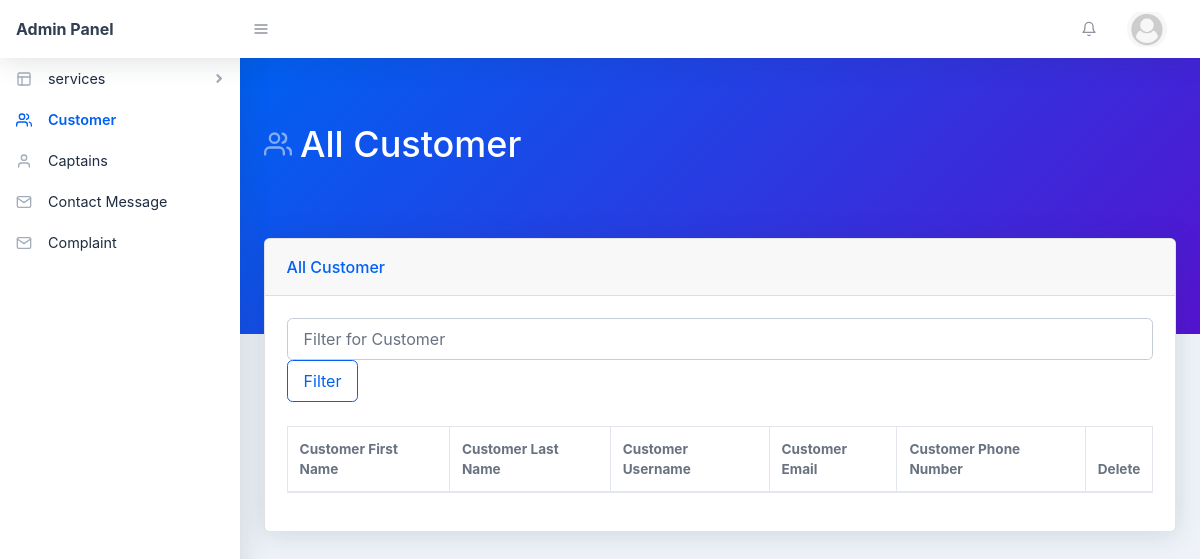
/admin/customer.php, run on an earlier commit of the app's database.
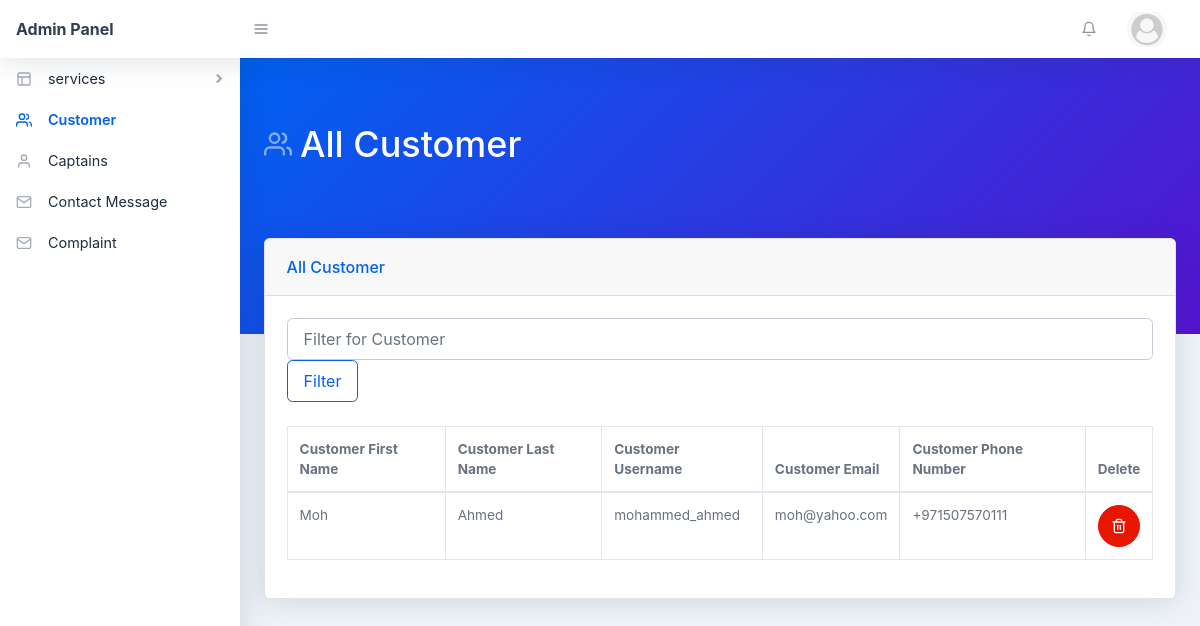
And on a later commit of the database.
### tables this page shows
CREATE TABLE `customer` (
  `customerusername` varchar(25) NOT NULL,
  `firstname` varchar(25) NOT NULL,
  `lastname` varchar(25) NOT NULL,
  `password` varchar(25) NOT NULL,
  `email` varchar(50) NOT NULL,
  `phonenumber` varchar(13) NOT NULL,
  `dob` date NOT NULL,
  `image` varchar(255) NOT NULL
);

### admin/customer.php (the view, shortened to what this page needs)
<?php
include 'include/header.php';
if (isset($_POST['search'])) {
    $valueToSearch = $_POST['valueToSearch'];
    $query =
    "SELECT * FROM `customer` WHERE CONCAT(`customerusername`,`firstname`,`lastname`)  LIKE '%" . $valueToSearch . "%'";
    $search_result = filterTable($query);
} else {
    $query = "SELECT customerusername,firstname,lastname,email,phonenumber FROM customer";
    $search_result = filterTable($query);
}
function filterTable($query)
{
    include '../forms/connection.php';
    $filter_Result = mysqli_query($con, $query);
    return $filter_Result;
}
?>
<div class="page-header pb-10 page-header-dark bg-gradient-primary-to-secondary">
    <div class="container-fluid">
        <div class="page-header-content d-flex align-items-center justify-content-between text-white">
            <h1 class="page-header-title">
                <div class="page-header-icon"><i data-feather="users"></i></div>
                <span>All Customer</span>
            </h1>
        </div>
    </div>
</div>
<div class="container-fluid mt-n10">
    <div class="card mb-4">
        <div class="card-header">All Customer</div>
        <div class="card-body">
            <div class="datatable table-responsive">
                <form method="post">
                    <div class="active-cyan-4 mb-4">
                        <input class="form-control" type="text" placeholder="Filter for Customer" name="valueToSearch" aria-label="Search">
                        <button type="submit" name="search" class="btn btn-outline-primary">Filter</button>
                    </div>
                </form>
                <table class="table table-bordered table-hover" id="dataTable" width="100%" cellspacing="0">
                    <thead>
                        <tr>
                            <th>Customer First Name</th>
                            <th>Customer Last Name</th>
                            <th>Customer Username</th>
                            <th>Customer Email</th>
                            <th>Customer Phone Number</th>
                            <th>Delete</th>
                        </tr>
                    </thead>
                    <tbody>
                        <?php while ($row = mysqli_fetch_array($search_result)) : ?>
                            <tr>
                                <td><?php echo $row['firstname']; ?></td>
                                <td><?php echo $row['lastname']; ?></td>
                                <td><?php echo $row['customerusername']; ?></td>
                                <td><?php echo $row['email']; ?></td>
                                <td><?php echo $row['phonenumber']; ?></td>
                                <td>
                                    <form method="post">
                                        <a href="deletelink" onclick="return confirm('Are you sure?')"><button type="submit" name="delateCustomer" value="<?= $row['customerusername'];  ?>" class="btn btn-red btn-icon"><i data-feather="trash-2"></i></button></a>
                                    </form>
                                </td>
                            </tr>
                        <?php  endwhile; ?>
                    </tbody>
                </table>
            </div>
        </div>
    </div>
</div>
<?php include("include/footer.php"); ?>

What changed in the data, as far as the page shows it:
added customer: firstname "Moh", lastname "Ahmed", customerusername "mohammed_ahmed", email "moh@yahoo.com", phonenumber "+971507570111"
